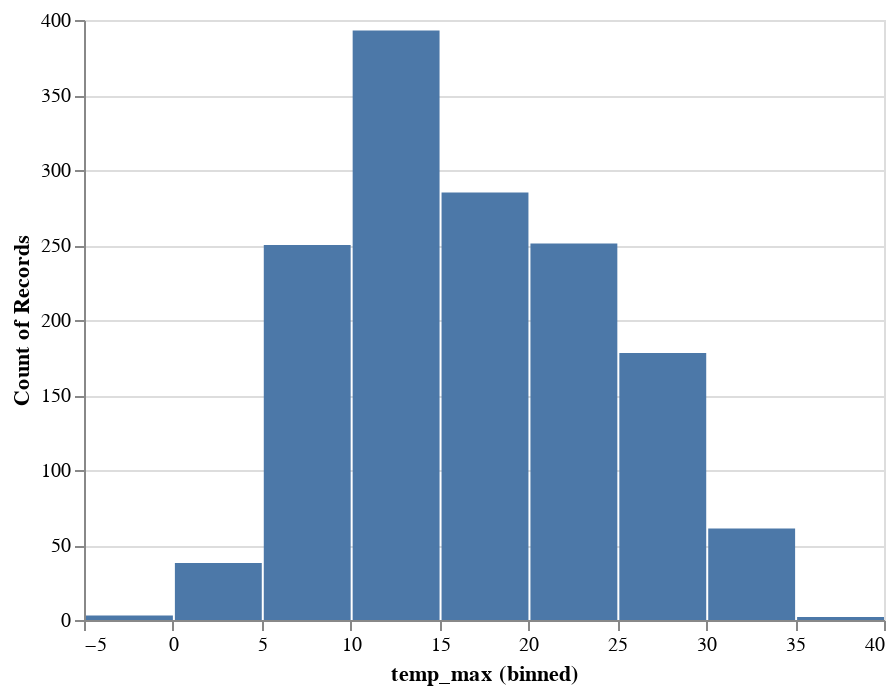

Source (notebook cell):
### Markdown cell above
## Histogram

In this example, we tell Draco to show a binned chart. A possible visualization is a tick plot but because the tick marks would overlap, Draco adds an additional count encoding.

### Code cell
with open("../../draco/asp/examples/histogram.lp") as f:
    hist_spec = f.read()

print("INPUT:")
print(hist_spec)

print("OUTPUT:")
model = next(d.complete_spec(hist_spec))
spec = answer_set_to_dict(model.answer_set)
pprint(spec)
display(renderer.render(spec=spec, data=weather_data))

print("VIOLATED PREFERENCES:")
pprint(d.count_preferences(str(model)))

### Figure 1 — Vega-Lite specification as saved in the notebook (floating-point values rounded to 4 significant figures; data arrays with more than 128 entries replaced by an {"elided": "..."} marker saying what was removed)
{"config": {"view": {"continuousWidth": 400, "continuousHeight": 300}}, "data": {"name": "data-830c39fec90146253fb06a06c26374ef"}, "mark": "bar", "encoding": {"x": {"bin": {"maxbins": 10}, "field": "temp_max", "scale": {"type": "linear"}, "type": "quantitative"}, "y": {"aggregate": "count", "scale": {"type": "linear", "zero": true}}}, "$schema": "https://vega.github.io/schema/vega-lite/v4.17.0.json", "datasets": {"data-830c39fec90146253fb06a06c26374ef": {"elided": "1461 records"}}}
